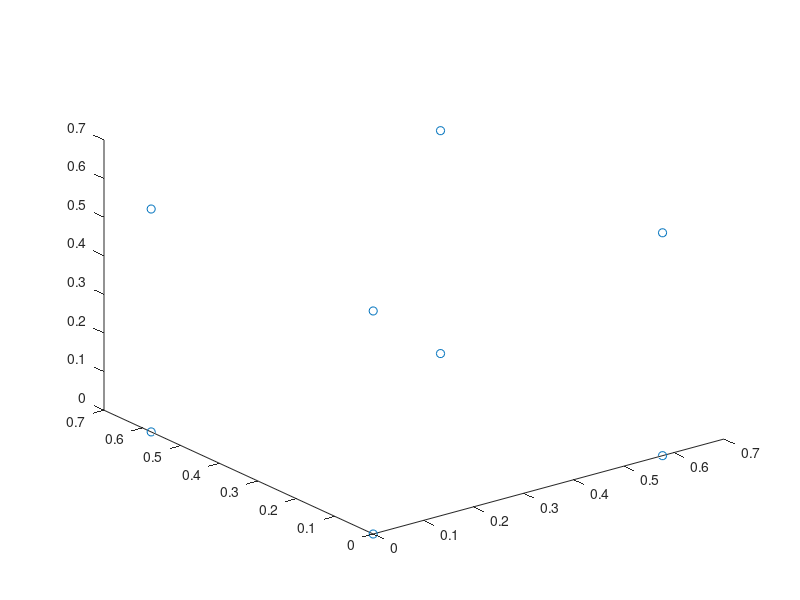

This figure's MATLAB source: (Note: this script raises an error after producing the figure.)
close all
fileID = fopen('cube.txt');
str = fread(fileID,[1,inf],'char');
str = char(str);
eval(str);

plot3(P(:,1),P(:,2),P(:,3),'o')
B =[
    2.1944    1.3111    0.9230
    3.2851    4.7116    2.5090
    0.0000    0.0000    1.0000
    0.0000    0.0000    1.0000
    1.0000    0.0000    0.0000
    0.0000    1.0000    0.0000]


%N = 5;% nb de points fixes
%D=2; % dimension
%P = rand(N,D); % points fixes
S = rand(N-2,D); % Nos points steiner initiaux
Y = zeros(N,N-2); % liens P et S
Z=zeros(N-2,N-2); %liens S et S
RP=zeros(N,N-2); %valeur y_pq * norm(S_q -P_p)
RS=zeros(N-2,N-2); %valeur y_pq * norm(S_q -S_p)
[M,vec_norm]=norme_max(P);% M norme max

% creation du vecteur X :
%longueur coord S, liens Y, liens Z, val RP + val RS
L=(N-2)*D+N*(N-2)+(N-2)*(N-2)+N*(N-2)+(N-2)*(N-2);
X=zeros(1,L);
    %coordonn�es points Steiners
X(1:(N-2)*D)=reshape(S',1,(N-2)*D);


%contraintes d'�galit� 
Leq=N+ 3*(N-2);
Aeq =zeros(Leq,L);
%contrainte sum_q (ypq)=1 pour tout p
for p=1:N
    for q=1:N-2
        ind=index(2,p,q,N,D);
        Aeq(p,ind)=1;
    end
end
saut=N;
%contrainte degre S =3
for q=1:N-2
    for p=1:N
        ind=index(2,p,q,N,D);
        Aeq(saut + q,ind)=1;
        if (p<q)
            ind=index(3,p,q,N,D);
            Aeq(saut + q,ind)=1;
        end
        if (p>q)
            ind=index(3,p,q,N,D);
            Aeq(saut + q,ind)=1;
        end
    end
end

%contrainte sum(z_pq)=1 pour tt q
saut=saut + N-2;
for q=1:N-2
    for p=1:N-2
        ind=index(3,p,q,N,D);
        Aeq(saut + q,ind)=1;
    end
end

%contrainte sum(y_pq)<=2 pour tt q
saut=saut+N-2;
for q=1:N-2
    for p=1:N-2
        ind=index(2,p,q,N,D);
        Aeq(saut + q,ind)=1;
    end
end

%contrainte d'inegalit�
% lineariser Xp-Xq


